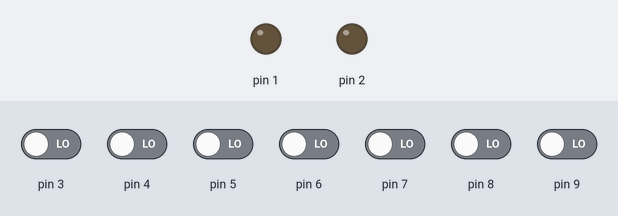
This sketch was run on a simulated Arduino Uno, built with avr-gcc and run on an emulated ATmega328P. On the bench: output pins drawn as LEDs (lit = HIGH). Inputs (shaded band) come from the test bench; at power-on: pin 3–9 LOW.

Above: at 1.2 s.
1.3 s: pin 5 driven HIGH
At 2.3 s:
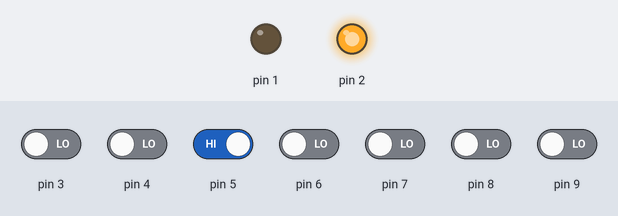
2.8 s: pin 5 driven LOW and pin 7 driven HIGH
At 3.5 s:
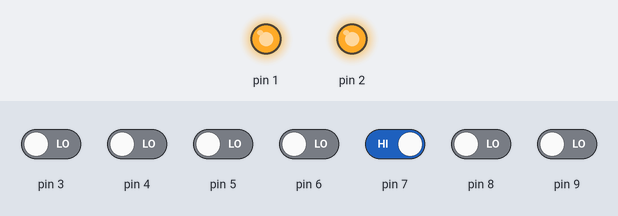
Timing chart, 0 to 5.8 s (numbered marks = the images above; inputs shaded):
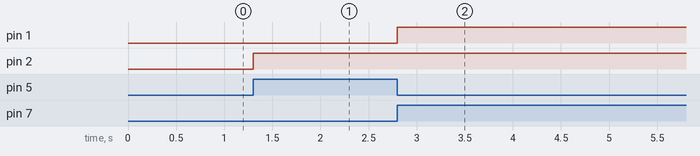

The sketch:

sim.ino
```cpp
#include "controllerLimitSwitch.hpp"
#include "controllerMotor.hpp"
#include "button.hpp"

const short POS_SPEED_RATE = 10;
const short NEG_SPEED_RATE = -10;

//controllers
ControlledMotor horizontal;
ControlledMotor vertical;
ControlledLimitSwitch leftLimit;
ControlledLimitSwitch rightLimit;
//buttons
Button up;
Button dn;
Button lt;
Button rt;
Button stp;

void setup() {
    //set up the controller classes with their respective pins
    horizontal = ControlledMotor(1);
    vertical = ControlledMotor(2);
    leftLimit = ControlledLimitSwitch(3);
    rightLimit = ControlledLimitSwitch(4);
    up = Button(5);
    dn = Button(6);
    lt = Button(7);
    rt = Button(8);
    stp = Button(9);
}

inline void moveRight() {
    //if not already moving right move to right
    if (horizontal.stopped() || horizontal.getSpeed() <= NEG_SPEED_RATE) {
        horizontal.changeSpeed(POS_SPEED_RATE);
    }
}

inline void moveLeft() {
    //if not already moving left move left
    if (horizontal.stopped() || horizontal.getSpeed() >= POS_SPEED_RATE) {
        horizontal.changeSpeed(NEG_SPEED_RATE);
    }
}

inline void moveUp() {
    //if not already moving up move up
    if (vertical.stopped() || vertical.getSpeed() <= NEG_SPEED_RATE) {
        vertical.changeSpeed(POS_SPEED_RATE);
    }
}

inline void moveDown() {
    //if not already moving down move down
    if (vertical.stopped() || vertical.getSpeed() >= POS_SPEED_RATE) {
        vertical.changeSpeed(NEG_SPEED_RATE);
    }
}

inline void stop() {
    //stop all motors
    horizontal.stop();
    vertical.stop();
}

void loop() {
    //determine move
    if (up.pressed()) moveUp();
    else if (dn.pressed()) moveDown();
    else if (lt.pressed()) moveLeft();
    else if (rt.pressed()) moveRight();
    else if (stp.pressed()) stop();

    //check if either limit is hit and change direction
    if (!horizontal.stopped() && (leftLimit.hitLimit() || rightLimit.hitLimit())) {
        horizontal.changeDirection();
    }
}
```

button.cpp
```cpp
/*
  button.cpp
  implementation of the button class in button.hpp
*/

#include "button.hpp"

/*
  constructor
  default doesn't do anything
*/
Button::Button() {}

/*
  constructor
  instantiates the button
*/
Button::Button(const short pin) {
  _pin = pin;
  pinMode(pin, INPUT);
}

/*
  pressedt
  check if the button has been pressed
*/
const bool Button::pressed() {
  return digitalRead(_pin) == HIGH;
}
```

button.hpp
```cpp
/*
  button.hpp
  encapsulates a button
*/

#ifndef BUTTON_HPP
#define BUTTON_HPP

#include "Arduino.h"

/*
  Button
  keeps track of button
*/
class Button {
  short _pin;
public:
  Button();
  Button(const short pin);
  const bool pressed();
};

#endif
```

controllerLimitSwitch.cpp
```cpp
/*
  ControllerLimitSwitch.cpp
  implementation of the ControlledLimitSwitch class in controllerLimitSwitch.hpp
*/

#include "controllerLimitSwitch.hpp"

/*
  constructor
  default doesn't do anything
*/
ControlledLimitSwitch::ControlledLimitSwitch() {}

/*
  constructor
  instantiates the limit switch
*/
ControlledLimitSwitch::ControlledLimitSwitch(const short pin) {
  _pin = pin;
  pinMode(pin, INPUT);
}

/*
  hitLimit
  check if the limit has been hit
*/
const bool ControlledLimitSwitch::hitLimit() {
  return digitalRead(_pin) == LIMIT ? true : false;
}
```

controllerLimitSwitch.hpp
```cpp
/*
  controllerLimitSwitch.hpp
  encapsulates a limit switch
*/

#ifndef CONTROLLEDLIMITSWITCH_HPP
#define CONTROLLEDLIMITSWITCH_HPP

#include "Arduino.h"

/*
  ControlledLimitSwitch
  keeps track of limit switch
*/
class ControlledLimitSwitch {
  const static short LIMIT = 1;
  const static short NOT_LIMIT = 0;
  short _pin;
public:
  ControlledLimitSwitch();
  ControlledLimitSwitch(const short pin);
  const bool hitLimit();
};

#endif
```

controllerMotor.cpp
```cpp
/*
  ControllerMotor.cpp
  implementation of the ControlledMotor class in controller.hpp
*/

#include "controllerMotor.hpp"

/*
  constructor
  default doesn't do anything
*/
ControlledMotor::ControlledMotor() {}


/*
  constructor
  instantiates the motor
*/
ControlledMotor::ControlledMotor(const short pin, const short speed = NO_SPEED) {
  _pin = pin;
  _speed = speed;
  pinMode(pin, OUTPUT);
  digitalWrite(pin, speed);
}

/*
  changeDirection
  changes direction of motor
*/
void ControlledMotor::changeDirection() {
   changeSpeed(0 - _speed);
}

/*
  stop
  stops the motor
*/
void ControlledMotor::stop() {
  digitalWrite(_pin, NO_SPEED);
}

/*
  stopped
  check if motor is stopped
*/
const bool ControlledMotor::stopped() {
  return _speed == NO_SPEED;
}

/*
  changeSpeed
  changes the speed of the motor
*/
const short ControlledMotor::changeSpeed(const short speed) {
  _speed = max(MIN_SPEED, min(MAX_SPEED, speed));
  digitalWrite(_pin, _speed);

  return _speed;
}

/*
  getSpeed
  returns the current speed of the dc motor
*/
const short ControlledMotor::getSpeed(){
  return _speed;
}
```

controllerMotor.hpp
```cpp
/*
  controllerMotor.hpp
  encapsulates a motor
*/

#ifndef CONTROLLEDMOTOR_HPP
#define CONTROLLEDMOTOR_HPP

#include "Arduino.h"

/*
  ControlledMotor
  keeps track of and manipulates a motor
*/
class ControlledMotor {
  const static short MAX_SPEED = 255;
  const static short MIN_SPEED = -255;
  const static short NO_SPEED = 0;
  short _speed;
  short _pin;
public:
  ControlledMotor();
  ControlledMotor(const short pin, const short speed = NO_SPEED);
  void changeDirection();
  void stop();
  const short changeSpeed(const short speed);
  const short getSpeed();
  const bool stopped();
};

#endif
```

Measured:
- after the input at 1.3 s, pin 2: LOW → HIGH at once
- after the input at 2.8 s, pin 1: LOW → HIGH at once
